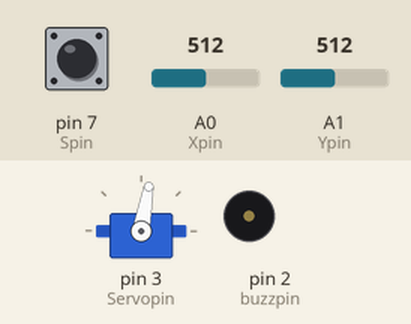
Simulated run of this sketch. Board: Arduino Uno, built with avr-gcc and run on an emulated ATmega328P. On the bench: servo, buzzer (waves = sounding, pin HIGH). The inputs (shaded band) are chosen by the test bench; at power-on: A1 (Ypin) = 512, pin 7 (Spin) HIGH, A0 (Xpin) = 512.

Above: at 1.2 s.
1.3 s: A1 (Ypin) set to 716
At 1.9 s:
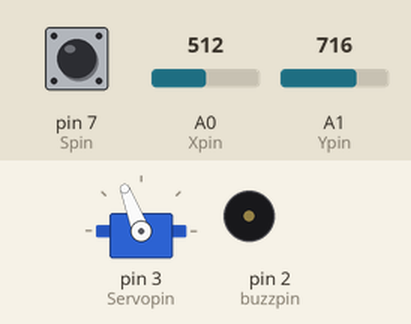
2.8 s: pin 7 (Spin) pulled LOW for 0.15 s
At 2.87 s:
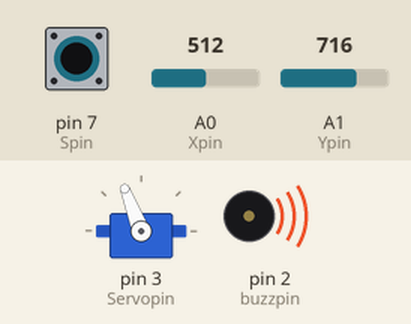
4.4 s: A1 (Ypin) set to 900
At 5.5 s:
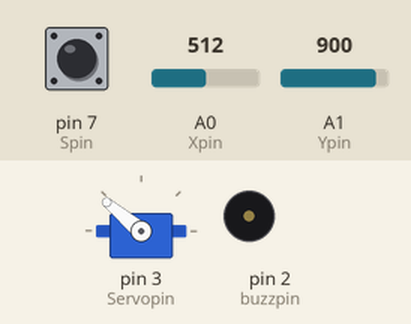
5.9 s: pin 7 (Spin) pulled LOW for 1 s
At 6.6 s:
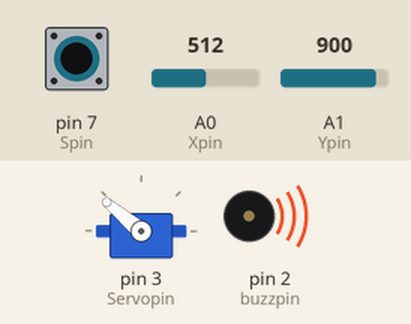
8.4 s: A1 (Ypin) set to 1023
At 9.6 s:
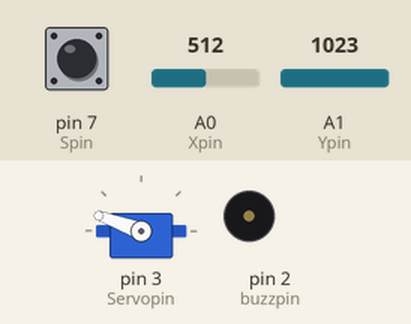
9.9 s: pin 7 (Spin) pulled LOW for 0.15 s
At 9.97 s:
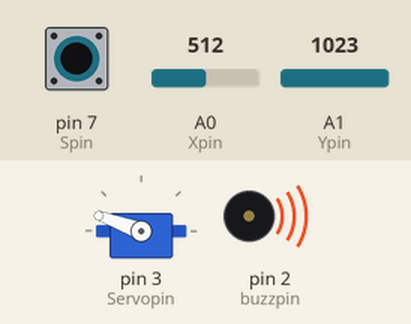
Timing chart, 0 to 12.5 s (numbered marks = the images above; inputs shaded):
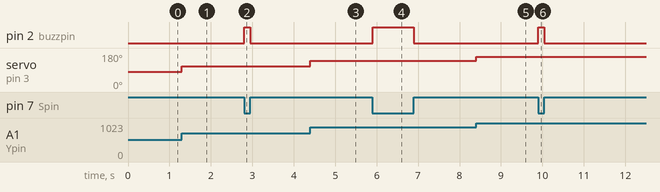

The sketch:

ControllingServoWithJoystick.ino
```cpp
# include <Servo.h>
int Xpin=A0;
float Xval;
int Ypin=A1;
int Yval;
int Spin=7;
int Sval;
int Servopin=3;
float Servopos;
int buzzpin=2;
Servo myservo;
int wait=250;

void setup() {
  // put your setup code here, to run once:
Serial.begin(9600);
pinMode(Xpin,INPUT);
pinMode(Ypin,INPUT);
pinMode(Spin,INPUT);
pinMode(buzzpin,OUTPUT);
digitalWrite(Spin,HIGH);
myservo.attach(Servopin);

}

void loop() {
  // put your main code here, to run repeatedly:
Xval=analogRead(Xpin);
Yval=analogRead(Ypin);
Sval=digitalRead(Spin);
Servopos=(160./1023.)*Yval;

myservo.write(Servopos);
if(Sval==0){
  digitalWrite(buzzpin,HIGH);
}
else{
  digitalWrite(buzzpin,LOW);
}
}
```

Measured:
- after the input at 1.3 s, servo on pin 3 (Servopin): 80° → 111° at once
- after the input at 2.8 s, pin 2 (buzzpin): LOW → HIGH at once, → LOW 0.15 s later
- after the input at 4.4 s, servo on pin 3 (Servopin): 111° → 140° at once
- after the input at 5.9 s, pin 2 (buzzpin): LOW → HIGH at once, → LOW 1.0 s later
- after the input at 8.4 s, servo on pin 3 (Servopin): 140° → 160° at once
- after the input at 9.9 s, pin 2 (buzzpin): LOW → HIGH at once, → LOW 0.15 s later
